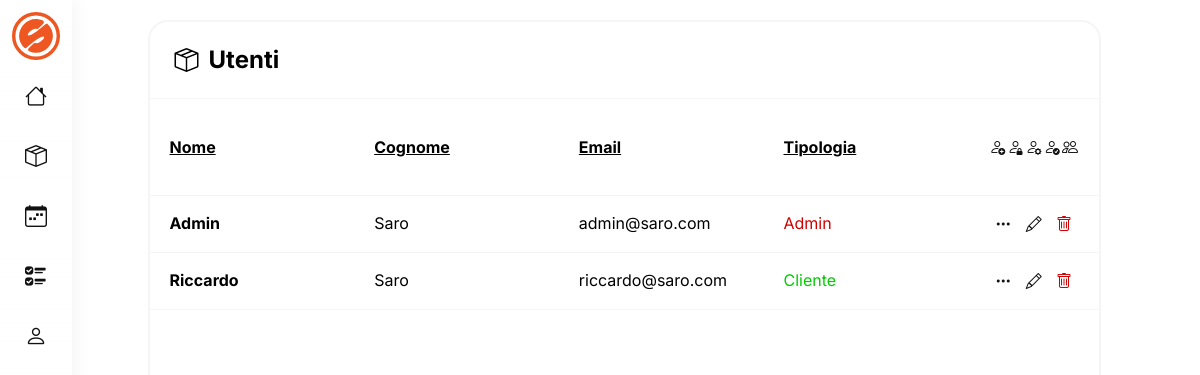
/php/utenti-backend.php, run on an earlier commit of the app's database.
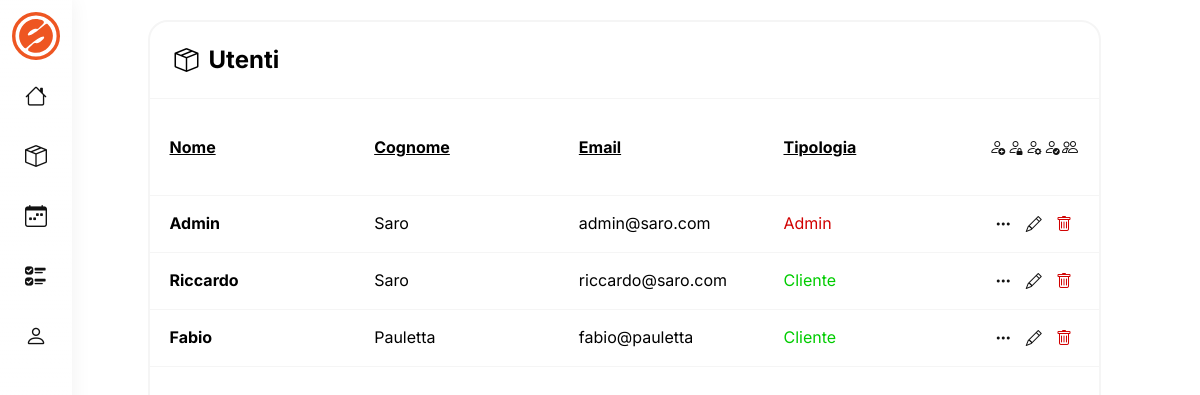
And on a later commit of the database.
### tables this page shows
CREATE TABLE `utenti` (
  `id_utente` int(20) NOT NULL,
  `nome` varchar(30) NOT NULL,
  `cognome` varchar(30) NOT NULL,
  `indirizzo` varchar(30) NOT NULL,
  `fk_città` int(10) NOT NULL,
  `email` varchar(30) NOT NULL,
  `passmd5` varchar(500) NOT NULL,
  `tipologia_utente` set('cliente','operatore','admin') NOT NULL,
  `img` varchar(150) NOT NULL
);

### php/utenti-backend.php (the view, shortened to what the changed rows need)
<html>
    <head>
        <link rel="stylesheet" type="text/css" href="../css/backend.css">
        <link rel="stylesheet" type="text/css" href="../css/general.css">
        <link rel="stylesheet" type="text/css" href="../css/articoli-backend.css">
    </head>
    <body>
        <section>
            <div class="col-art-back">
                <div class="row-art-back">
                    <div class="box">
                        <div class="box-title art">
                                <h1>Utenti</h1>
                        </div>
                        <div class="scrollable-section">
                            <?php
                            require_once('./db.php');
                            if (isset($_GET['filter'])) {
                                $filter = $_GET['filter'];
                                if ($filter === 'admin') {
                                    $sql = "SELECT * FROM utenti WHERE tipologia_utente = 'admin'";
                                } else if ($filter === 'operatori') {
                                    $sql = "SELECT * FROM utenti WHERE tipologia_utente = 'operatore'";
                                } else if ($filter === 'clienti') {
                                    $sql = "SELECT * FROM utenti WHERE tipologia_utente = 'cliente'";
                                } else if ($filter === 'all') {
                                    $sql = "SELECT * FROM utenti";
                                }
                            } else {
                                $sql = "SELECT * FROM utenti";
                            }
                            $result = $conn->query($sql);
                            if ($result->num_rows > 0) {
                                while($row = $result->fetch_assoc()) {
                                    $id = $row["id_utente"];
                                    $nome = $row["nome"];
                                    $cognome = $row["cognome"];
                                    $email = $row["email"];
                                    $tipologia_utente = $row["tipologia_utente"];
                                    echo '<div class="box-data">
                                            <div class="articolo">
                                                <p><strong>'.ucfirst($nome).'</strong></p>
                                                <p>'.ucfirst($cognome).'</p>
                                                <p>'.$email.'</p>';
                                                if($tipologia_utente == "cliente"){
                                                    echo '<p class="disponibile">'.ucfirst($tipologia_utente).'</p>';
                                                }else if($tipologia_utente == "admin"){
                                                    echo '<p class="in-prestito">'.ucfirst($tipologia_utente).'</p>';
                                                }else if($stato == "operatore"){
                                                    echo '<p class="guasto">'.ucfirst($tipologia_utente).'</p>';
                                                }
                                    echo '  </div>
                                        <div class="btns">
                                            <div id="popup-overlay" style="display: none;"></div>
                                                <a href="#" class="open-popup-info" data-id="'.$id.'">
                                                    <i class="bi bi-three-dots"></i>
                                                </a>
                                                <div id="popup-info" class="popup" style="display: none;">
                                                    <div class="popup-content">
                                                        <h3 id="titolo-popup"></h3>
                                                        <span class="close" onclick="closePopup(event, \'popup-info\')">&times;</span>
                                                        <p id="nome-popup"></p>
                                                    </div>
                                                </div>
                                                <a href="#" class="open-popup-mod" data-id="'.$id.'">
                                                    <i class="bi bi-pencil"></i>
                                                </a>
                                                <div id="popup-mod" class="popup" style="display: none;">
                                                    <div class="popup-content">
                                                    </div>
                                                </div>
                                                <a href="#" class="open-popup-delete" data-id="'.$id.'">
                                                    <i class="bi bi-trash trash"></i>
                                                </a>
                                                <div id="popup-del" class="popup" style="display: none;">
                                                    <div class="popup-content">
                                                    </div>
                                                </div>
                                            </div>
                                        </div>';
                                    echo'<div class="line"></div>';
                                }
                            } else {
                                echo "<div class='no-data'><strong><p>Nessun utente trovato</p></strong></div>";
                            }
                            ?>
                        </div>
                    </div>
                </div>
            </div>
        </section>
    </body>
</html>

What changed in the data, as far as the page shows it:
added utenti: nome "Fabio", cognome "Pauletta", email "fabio@pauletta", tipologia_utente "Cliente"
